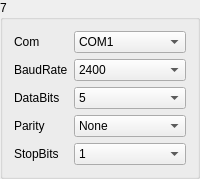
       <widget class="QGroupBox" name="gBoxMeter_7">
        <property name="title">
         <string>7</string>
        </property>
        <layout class="QGridLayout" name="gridLayout_11">
         <item row="0" column="0">
          <widget class="QLabel" name="label_53">
           <property name="sizePolicy">
            <sizepolicy hsizetype="Fixed" vsizetype="Preferred">
             <horstretch>0</horstretch>
             <verstretch>0</verstretch>
            </sizepolicy>
           </property>
           <property name="text">
            <string>Com</string>
           </property>
          </widget>
         </item>
         <item row="0" column="1">
          <widget class="QComboBox" name="comboMeterSerialNum_7">
           <item>
            <property name="text">
             <string>COM1</string>
            </property>
           </item>
           <item>
            <property name="text">
             <string>COM2</string>
            </property>
           </item>
           <item>
            <property name="text">
             <string>COM3</string>
            </property>
           </item>
           <item>
            <property name="text">
             <string>COM4</string>
            </property>
           </item>
           <item>
            <property name="text">
             <string>COM5</string>
            </property>
           </item>
           <item>
            <property name="text">
             <string>COM6</string>
            </property>
           </item>
           <item>
            <property name="text">
             <string>COM7</string>
            </property>
           </item>
           <item>
            <property name="text">
             <string>COM8</string>
            </property>
           </item>
           <item>
            <property name="text">
             <string>COM9</string>
            </property>
           </item>
           <item>
            <property name="text">
             <string>COM10</string>
            </property>
           </item>
           <item>
            <property name="text">
             <string>COM11</string>
            </property>
           </item>
           <item>
            <property name="text">
             <string>COM12</string>
            </property>
           </item>
           <item>
            <property name="text">
             <string>COM13</string>
            </property>
           </item>
           <item>
            <property name="text">
             <string>COM14</string>
            </property>
           </item>
           <item>
            <property name="text">
             <string>COM15</string>
            </property>
           </item>
           <item>
            <property name="text">
             <string>COM16</string>
            </property>
           </item>
           <item>
            <property name="text">
             <string>COM17</string>
            </property>
           </item>
           <item>
            <property name="text">
             <string>COM18</string>
            </property>
           </item>
           <item>
            <property name="text">
             <string>COM19</string>
            </property>
           </item>
           <item>
            <property name="text">
             <string>COM20</string>
            </property>
           </item>
          </widget>
         </item>
         <item row="1" column="0">
          <widget class="QLabel" name="label_54">
           <property name="text">
            <string>BaudRate</string>
           </property>
          </widget>
         </item>
         <item row="1" column="1">
          <widget class="QComboBox" name="comboMeterBaudRate_7">
           <item>
            <property name="text">
             <string>2400</string>
            </property>
           </item>
           <item>
            <property name="text">
             <string>4800</string>
            </property>
           </item>
           <item>
            <property name="text">
             <string>9600</string>
            </property>
           </item>
           <item>
            <property name="text">
             <string>14400</string>
            </property>
           </item>
           <item>
            <property name="text">
             <string>19200</string>
            </property>
           </item>
           <item>
            <property name="text">
             <string>38400</string>
            </property>
           </item>
           <item>
            <property name="text">
             <string>56000</string>
            </property>
           </item>
          </widget>
         </item>
         <item row="2" column="0">
          <widget class="QLabel" name="label_55">
           <property name="text">
            <string>DataBits</string>
           </property>
          </widget>
         </item>
         <item row="2" column="1">
          <widget class="QComboBox" name="comboMeterBits_7">
           <item>
            <property name="text">
             <string>5</string>
            </property>
           </item>
           <item>
            <property name="text">
             <string>6</string>
            </property>
           </item>
           <item>
            <property name="text">
             <string>7</string>
            </property>
           </item>
           <item>
            <property name="text">
             <string>8</string>
            </property>
           </item>
          </widget>
         </item>
         <item row="3" column="0">
          <widget class="QLabel" name="label_56">
           <property name="text">
            <string>Parity</string>
           </property>
          </widget>
         </item>
         <item row="3" column="1">
          <widget class="QComboBox" name="comboMeterChkBit_7">
           <item>
            <property name="text">
             <string>None</string>
            </property>
           </item>
           <item>
            <property name="text">
             <string>Odd</string>
            </property>
           </item>
           <item>
            <property name="text">
             <string>Even</string>
            </property>
           </item>
          </widget>
         </item>
         <item row="4" column="0">
          <widget class="QLabel" name="label_57">
           <property name="text">
            <string>StopBits</string>
           </property>
          </widget>
         </item>
         <item row="4" column="1">
          <widget class="QComboBox" name="comboMeterEndBit_7">
           <item>
            <property name="text">
             <string>1</string>
            </property>
           </item>
           <item>
            <property name="text">
             <string>1.5</string>
            </property>
           </item>
           <item>
            <property name="text">
             <string>2</string>
            </property>
           </item>
          </widget>
         </item>
        </layout>
       </widget>
